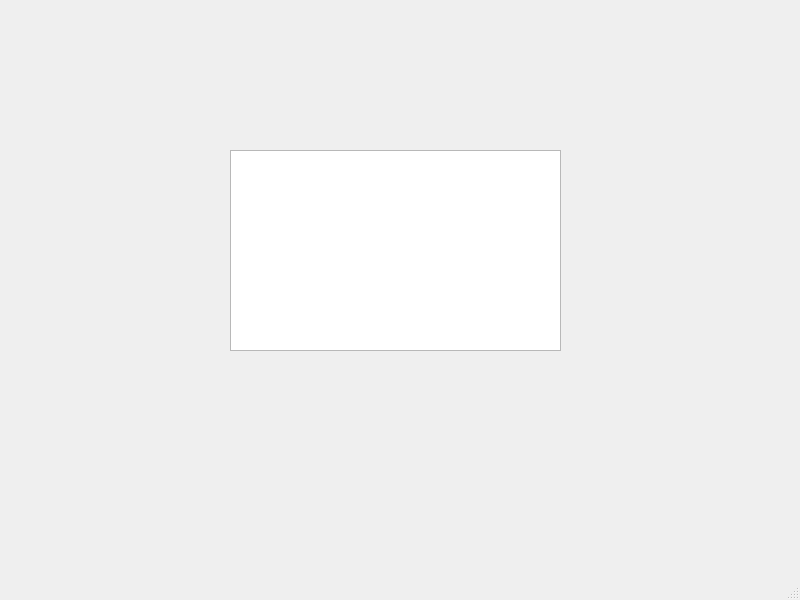
<?xml version="1.0" encoding="UTF-8"?>
<ui version="4.0">
 <class>MainWindow</class>
 <widget class="QMainWindow" name="MainWindow">
  <property name="geometry">
   <rect>
    <x>0</x>
    <y>0</y>
    <width>800</width>
    <height>600</height>
   </rect>
  </property>
  <property name="windowTitle">
   <string>MainWindow</string>
  </property>
  <widget class="QWidget" name="centralwidget">
   <widget class="QWidget" name="verticalLayoutWidget">
    <property name="geometry">
     <rect>
      <x>230</x>
      <y>150</y>
      <width>331</width>
      <height>201</height>
     </rect>
    </property>
    <layout class="QVBoxLayout" name="verticalLayout">
     <item>
      <widget class="QTextEdit" name="textEdit"/>
     </item>
    </layout>
   </widget>
  </widget>
  <widget class="QMenuBar" name="menubar">
   <property name="geometry">
    <rect>
     <x>0</x>
     <y>0</y>
     <width>800</width>
     <height>25</height>
    </rect>
   </property>
  </widget>
  <widget class="QStatusBar" name="statusbar"/>
 </widget>
 <resources/>
 <connections/>
</ui>
